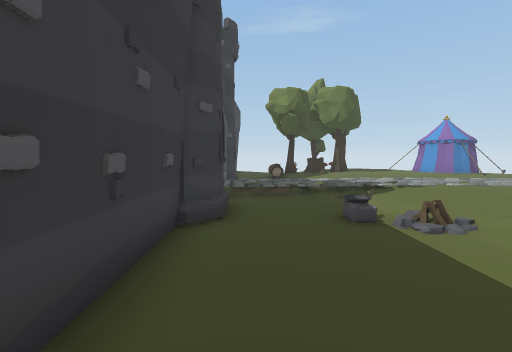
View 1 (above)

24 first-person views from a walk through a scene from a Unity 3-D project. The camera is 1.3 m above the floor, tilts 4° down and sees 85° across. Doors are open. The floor is counted in squares, 1 m on a side. Each view is taken from the middle of a square. On the plan, view 1 faces up. The plan holds only what a view shows up to about 13 squares ahead; the rest is blank. The place goes on beyond the plan. The player is left out.

View 2
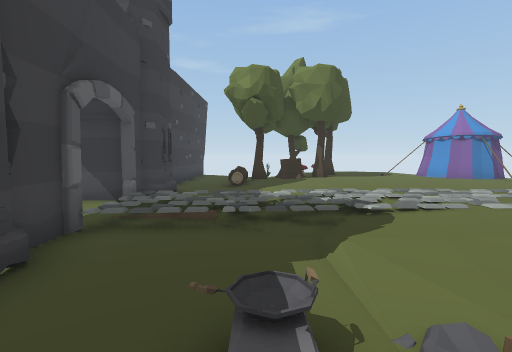

View 3
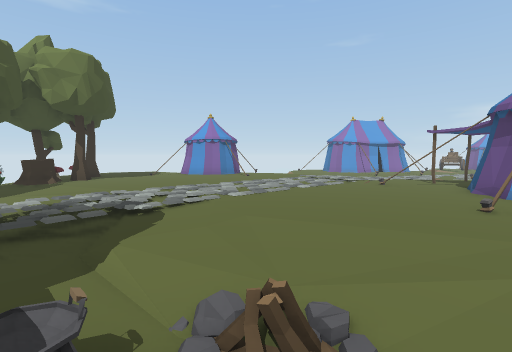

View 4
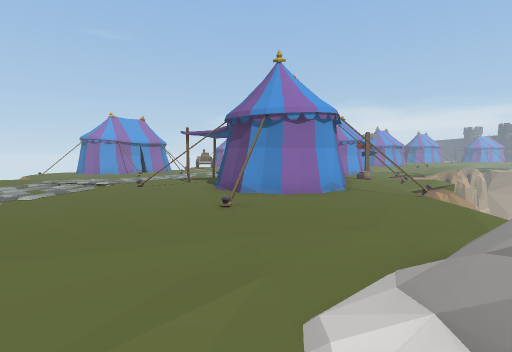

View 5
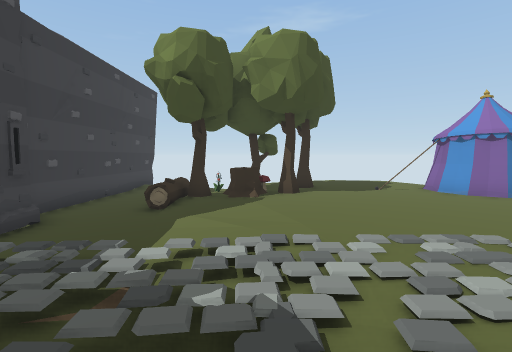

View 6
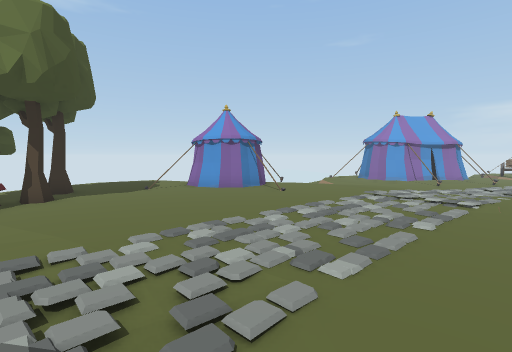

View 7
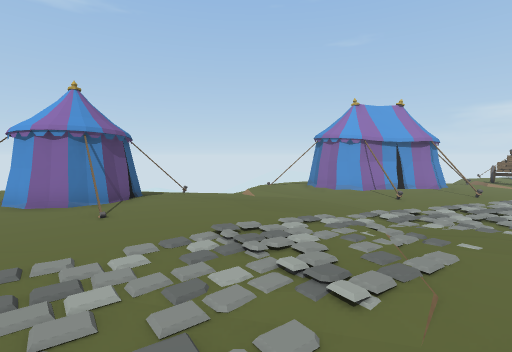

View 8
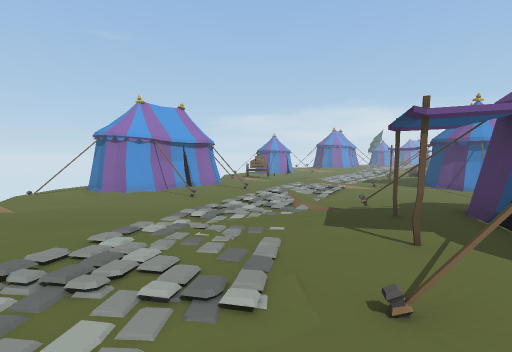

View 9
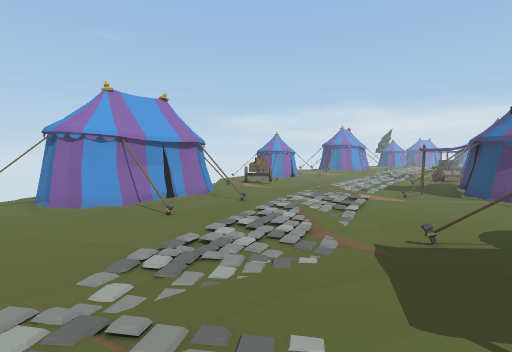

View 10
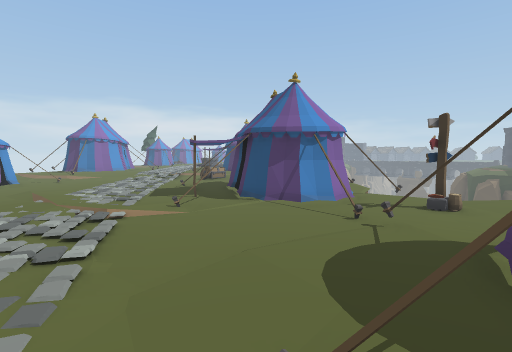

View 11
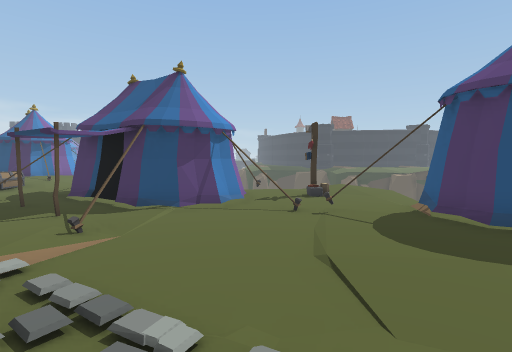

View 12
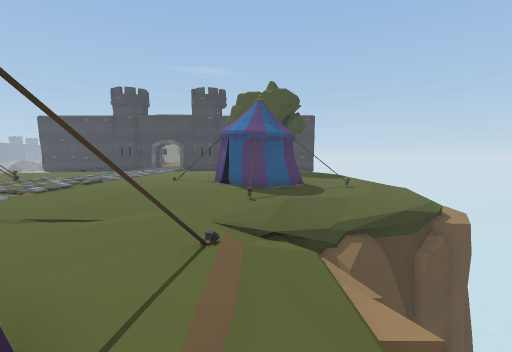

View 13
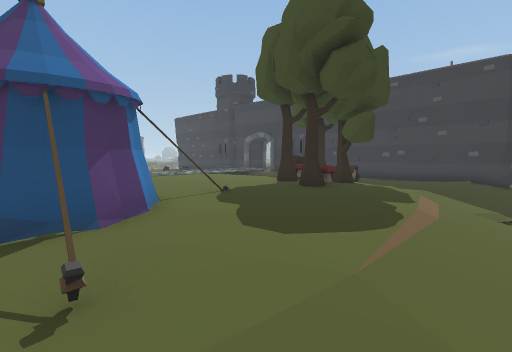

View 14
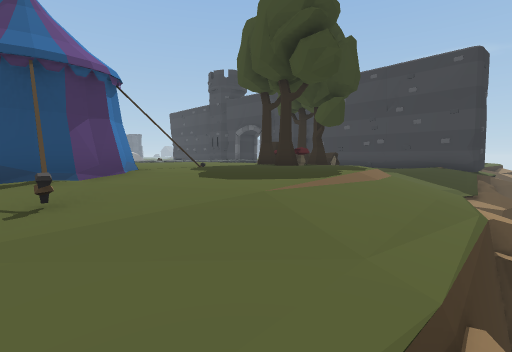

View 15
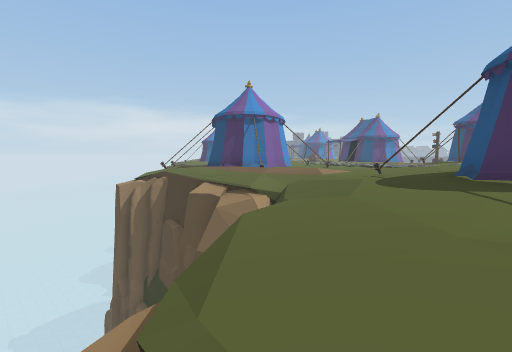

View 16
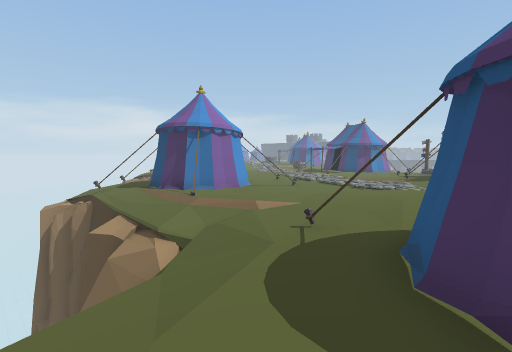

View 17
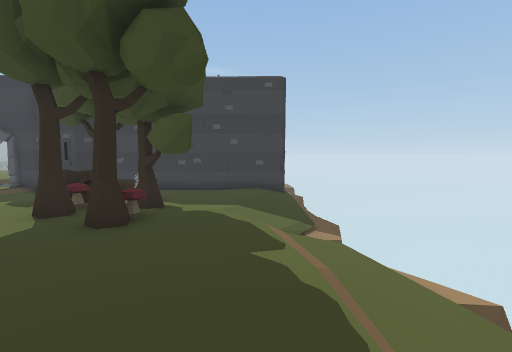

View 18
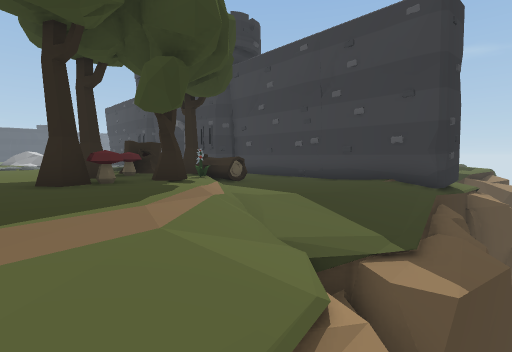

View 19
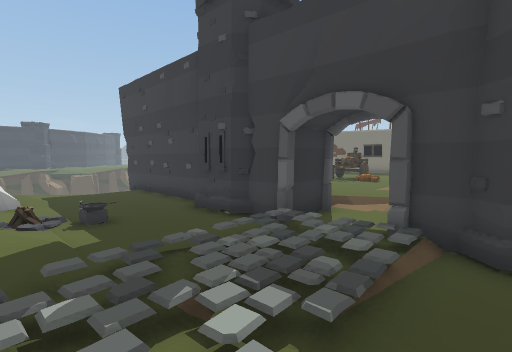

View 20
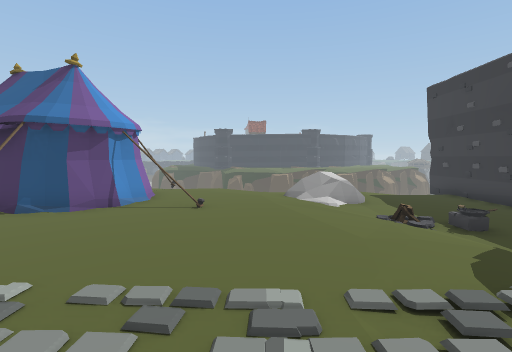

View 21
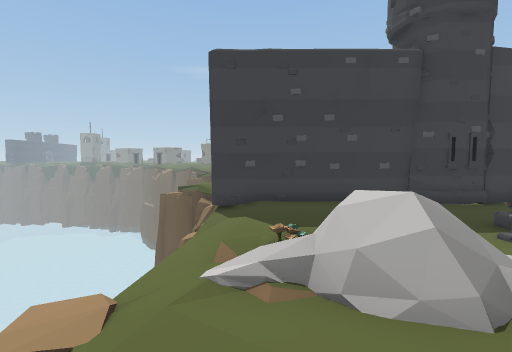

View 22
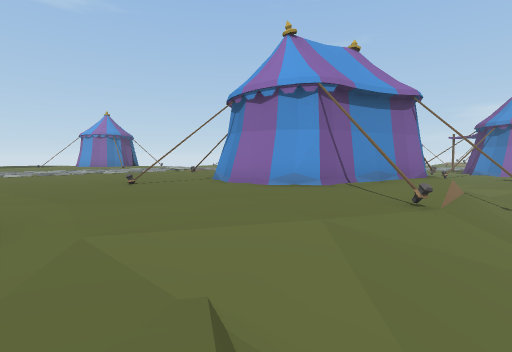

View 23
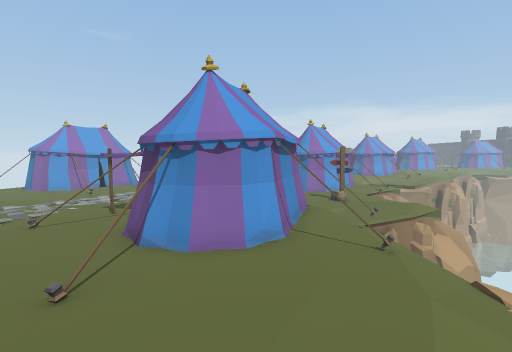

View 24
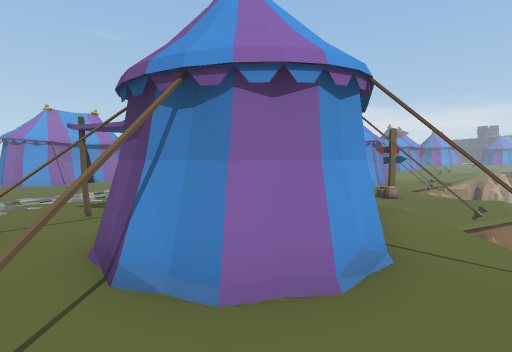

### Floor plan
Key: @ floor where view 1 was taken; # wall or solid block; . main floor; : floor 0.5 m higher than the main floor; / step, stairs or slope; = window, fence, low wall or low ledge; v drop or lower ground; T thing the floor can be seen under or through; O other object.
Columns run from 4 left of view 1 to 26 right of it. Each row starts with its distance up from view 1.
 26            v      vv
 25      vvv  v/vvvv///vv
 24  vvvv///v///////////v
 23  ##.////v/////..////v
 22   #...////:::::...../v
 21   #....//::::::.O.../vv v     v
 20   #..../OO :::::OO..//vvvvvvvvv
 19   #.....OOO::::OOOO.//v///vvv.
 18   #..O=OOO::::OO  OO///////...=
 17   #..OOOOO:::::OOOO...//.#.####
 16   #..O..::::::::O::.../...###
 15   #.....::::::::O:::......##
 14    O....::::::::::::......##
 13    O....::::::::::::......###
 12   ##/////::::::::::......=#.##
 11  ###/::/:::::::::::/.//......##
 10  ..../:/:.:::::::::/../.....#..
  9 ####/////:::::::::::...////....
  8    #.../.:::::::::::...////....
  7    O.../.:::::::=:#::..........
  6    O..O/..::::::TT::#=...///...
  5   O#.../..:::::TTTT::#.....///.
  4   ##......:::=###  ##......./..
  3   ##....//:::::##   ##....../..
  2    #.../O//::::##    #......#..
  1    #.../O/..:::########=....#..
  0    #@../O/./.:.#.OOT= ...#####.
 -1   ##//////////////TT.....##  ##
 -2 #v vvvvvv./ //////= ...O.#
 -3 v        v    vvv  v...O.#
 -4                    v.....#
 -5                    vv    =

Positions as (right, up) in squares from view 1, and headings:
1: (0, 0), facing up
2: (2, 4), facing up
3: (2, 4), facing up-right
4: (3, 4), facing right
5: (4, 8), facing up
6: (4, 8), facing up-right
7: (10, 8), facing up-right
8: (10, 9), facing right
9: (13, 9), facing right
10: (17, 7), facing down-right
11: (21, 8), facing down
12: (24, 18), facing left
13: (13, 24), facing down-left
14: (13, 25), facing down-left
15: (13, 25), facing down-right
16: (13, 22), facing down-right
17: (11, 22), facing left
18: (7, 25), facing down-left
19: (4, 13), facing down-left
20: (7, 12), facing down
21: (8, 0), facing left
22: (6, -2), facing up-right
23: (5, 2), facing right
24: (8, 3), facing right
